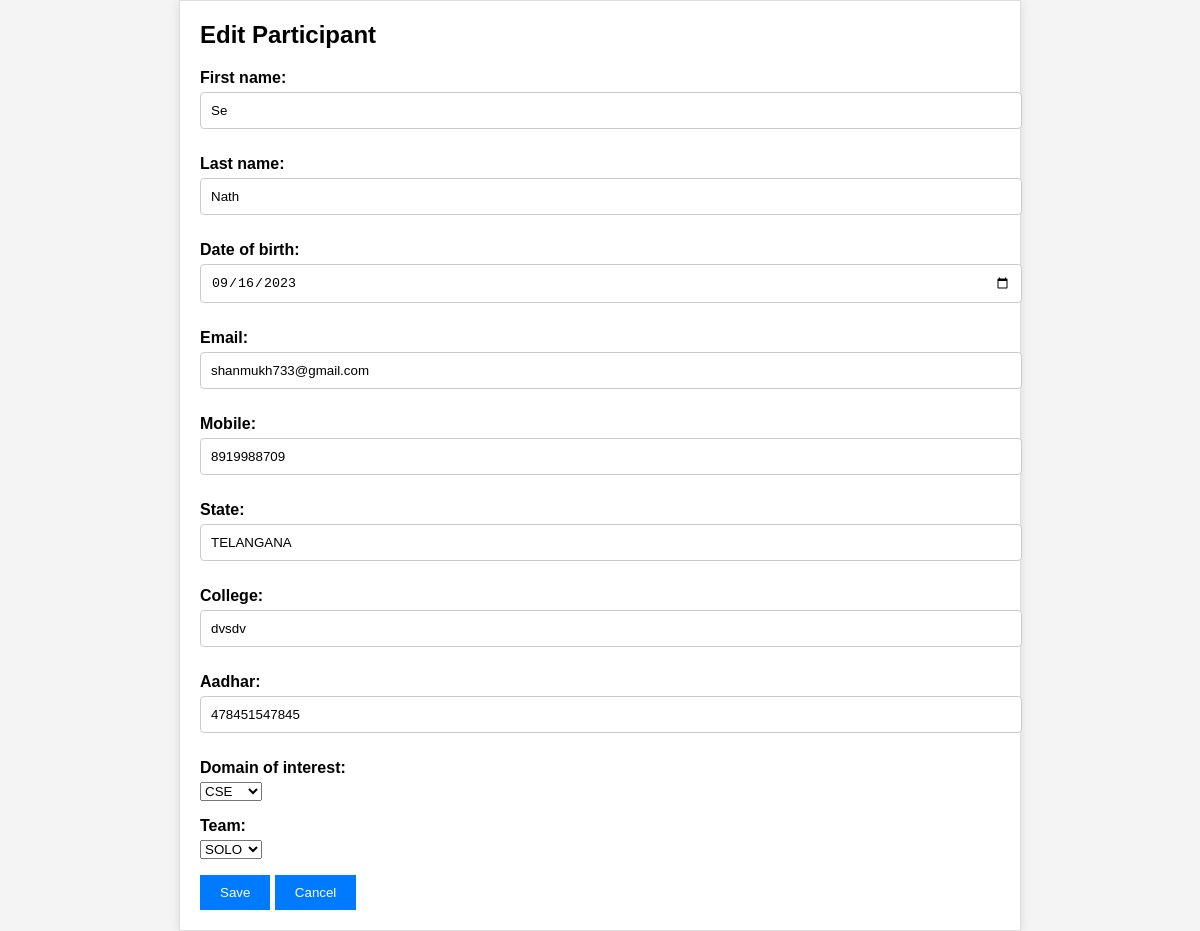
The page /superuser/edit_participant/1 (signed in) on the database as committed earlier.
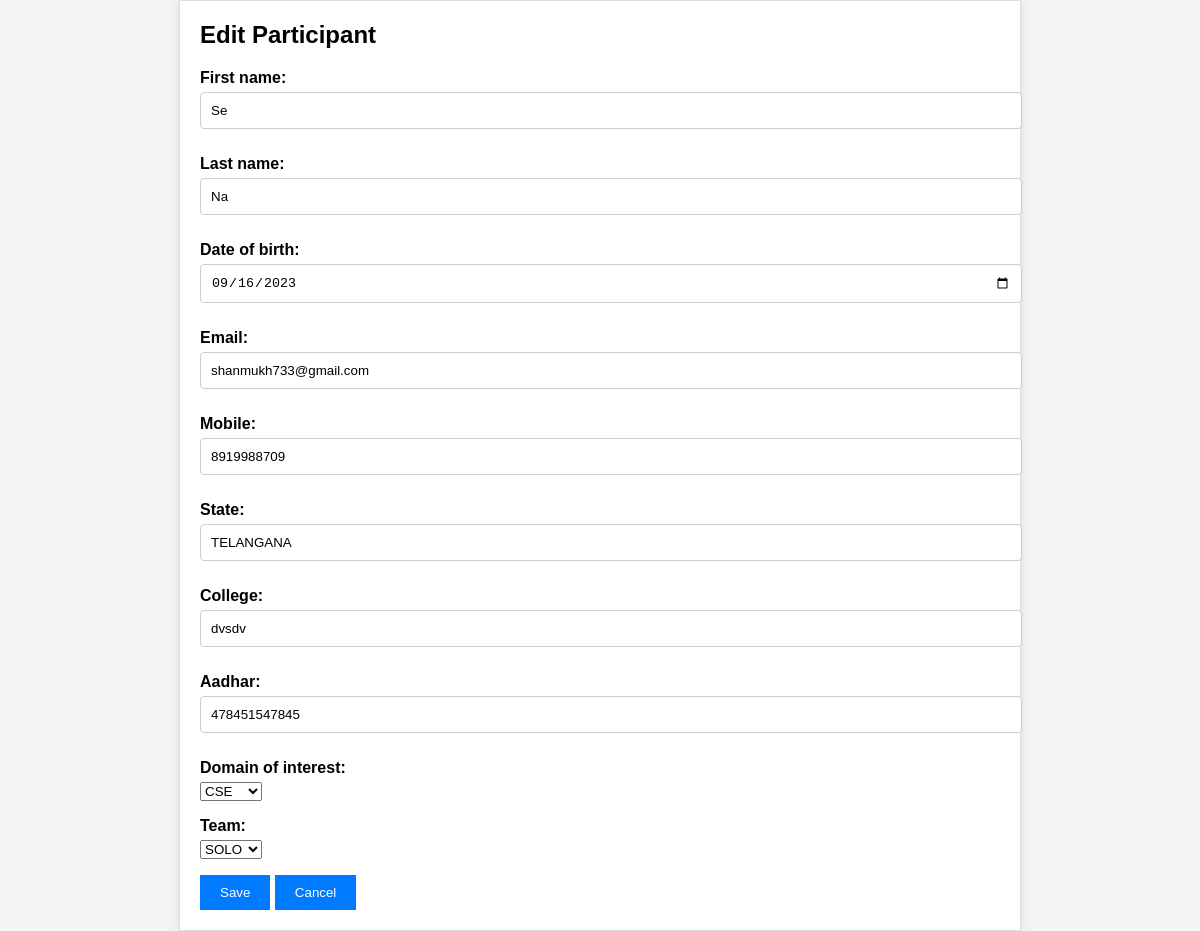
The same page on the database as committed later.
### form/models.py (models this page shows, shortened)
class Participant(models.Model):
    first_name = models.CharField(max_length=100)
    last_name = models.CharField(max_length=100)
    date_of_birth = models.CharField(max_length=100)
    email = models.EmailField(unique=True)
    mobile = models.CharField(max_length=15,unique=True)
    state = models.CharField(max_length=100)
    college = models.CharField(max_length=100)
    aadhar = models.CharField(max_length=12,default='',validators=[MinLengthValidator(12)])
    domain_of_interest = models.ForeignKey(Domain, on_delete=models.CASCADE)
    is_individual = models.BooleanField()
    team = models.ForeignKey(Team, on_delete=models.CASCADE, null=True, blank=True)
    edited_by = models.ForeignKey(User, on_delete=models.SET_NULL, null=True, blank=True)

### form/views.py (the view)
# urls.py: path('superuser/edit_participant/<int:participant_id>',views.edit_participant_super,name='edit_participant_super'),
@login_required(login_url='/superuser/login/')
def edit_participant_super(request, participant_id):
    participant = Participant.objects.get(pk=participant_id)
    if request.method == 'POST':
        form = ParticipantEditForm(request.POST, instance=participant)
        if form.is_valid():
            participant.edited_by = request.user
            form.save()
            return redirect('view_participants_super')
    else:
        form = ParticipantEditForm(instance=participant)
    return render(request, 'superuser/edit_participant.html', {'form': form})

### form/forms.py
class ParticipantEditForm(forms.ModelForm):
    class Meta:
        model = Participant
        exclude = ['edited_by','is_individual']  # Include all fields from the Participant model
        widgets = {
            'date_of_birth': forms.DateInput(attrs={'type': 'date'}),
        }

### form/models.py (called while the page is built)
    def __str__(self):
        return self.domain_name

    def __str__(self):
        return self.team_name

### templates/superuser/edit_participant.html (shortened to what this page needs)
<!DOCTYPE html>
<html lang="en">
<head>
</head>
<body>
    <div class="container">
        <h2>Edit Participant</h2>
        <form method="post">
            {{ form.as_p }}
            <button type="submit">Save</button>
            <a href="{% url 'view_participants_super' %}"><button type="button">Cancel</button></a>
        </form>
    </div>
</body>
</html>

Rows that differ between the two databases and show on the page:
changed Participant "Se": last_name "Nath" → "Na"
